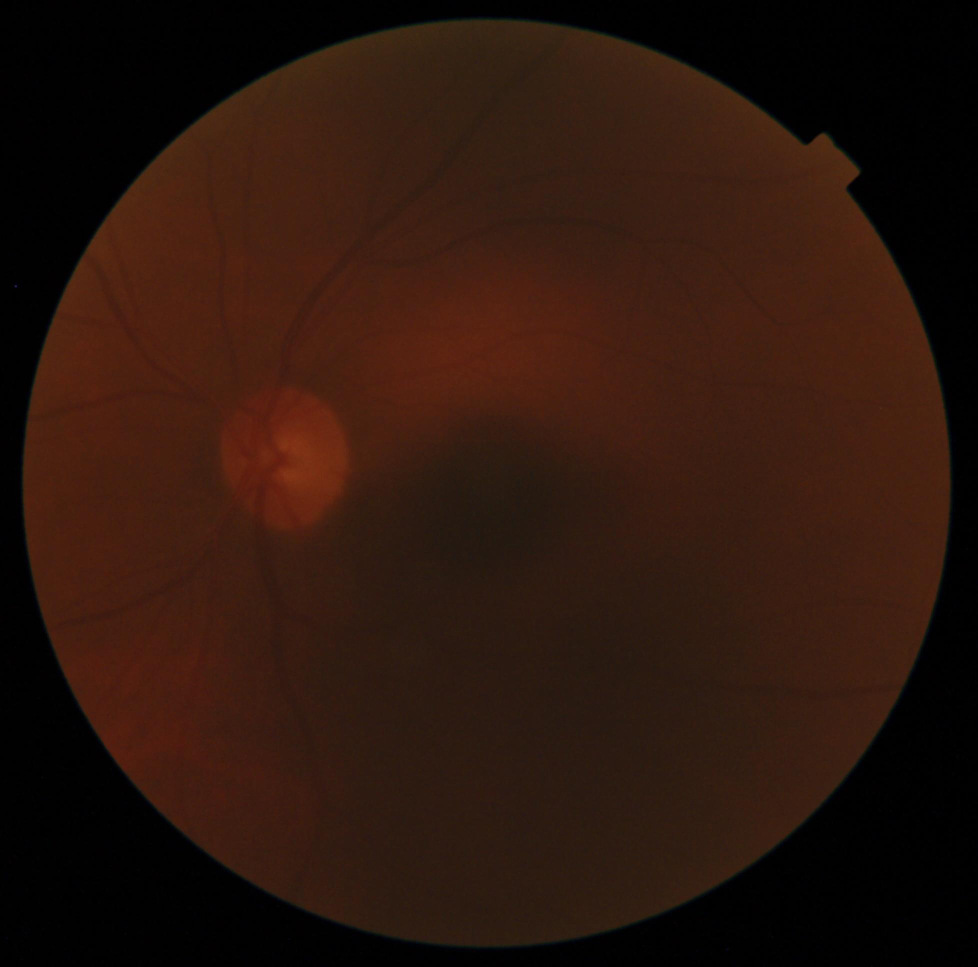
#> input picture examples/ungradeable_small_file.jpg, 1956 x 1934 px (shown at 1/2 size)
$ python robustness_check.py ../examples   (older library calls are emulated)
#> lines starting #> are read from the running program, lines starting #| are printed output that depends on the picture; after the words box and inside, x2 and y2 are one past the last pixel; in counts of white or black regions, pixels touching at a corner belong together
### sort_images.py
"""
Retinal image quality sorter.

Sorts retinal fundus photos into "Gradeable" and "Ungradeable" folders.
A photo is gradeable only if, measured inside the retina, it is:

  - neither too dark nor too bright    (brightness)
  - not washed out                     (contrast)
  - high enough resolution             (retina diameter in pixels)
  - in focus                           (sharpness)

Exact duplicate files are detected and reported, and can be skipped.

Usage:
    python sort_images.py INPUT_DIR [--output OUTPUT_DIR] [--report results.csv]
                          [--min-brightness 50] [--max-brightness 240] [--min-contrast 0.03]
                          [--min-diameter 400] [--min-sharpness 3.5]
                          [--skip-duplicates] [--move] [--legacy]
"""

import argparse
import csv
import hashlib
import os
import shutil
import time
from collections import Counter
from concurrent.futures import ThreadPoolExecutor

import cv2

import quality

SUPPORTED_EXTENSIONS = {".jpg", ".jpeg", ".png", ".bmp", ".tif", ".tiff"}
REPORT_FIELDS = ["file", "label", "reason", "duplicate_of",
                 "brightness", "contrast", "diameter_px", "sharpness", "size_kb"]


def list_images(input_dir):
    return sorted(
        os.path.join(input_dir, name)
        for name in os.listdir(input_dir)
        if os.path.splitext(name)[1].lower() in SUPPORTED_EXTENSIONS
        and os.path.isfile(os.path.join(input_dir, name))
    )


def file_hash(path):
    h = hashlib.sha256()
    with open(path, "rb") as f:
        for chunk in iter(lambda: f.read(1 << 20), b""):
            h.update(chunk)
    return h.hexdigest()


def find_duplicates(paths):
    """Map each duplicate file name to the name of the first file with identical content."""
    first_seen, duplicate_of = {}, {}
    with ThreadPoolExecutor() as executor:
        hashes = list(executor.map(file_hash, paths))
    for path, digest in zip(paths, hashes):
        name = os.path.basename(path)
        if digest in first_seen:
            duplicate_of[name] = first_seen[digest]
        else:
            first_seen[digest] = name
#> in main, image is the input picture: shape (1934, 1956, 3); mean B, G, R 12.7, 21.9, 43.8
    return duplicate_of


# [124 lines left out: functions assess, sort_images, write_report, main, not called in this run]


# [2 lines that do not run on import are left out]

### quality.py
"""
Image-quality measurements for retinal fundus photos.

Every measurement is taken *inside the retina only*: a fundus photo is a
bright circle on a black background, and including that background would
drag averages down by an amount that depends on the camera's framing.

Measurements
------------
brightness   Mean HSV value (0-255) inside the retina.
contrast     Coefficient of variation (standard deviation / mean) of the green
             channel inside the retina. A washed-out photo is almost uniformly
             pale, so it scores very low even when it is bright; a vivid but
             crisp photo keeps its contrast.
diameter_px  Diameter of the retina in the original image, in pixels.
             A direct measure of resolution, independent of JPEG compression.
sharpness    Variance of the Laplacian of the green channel (x1000 for
             readability), after the retina is placed on a square canvas,
             resized to a fixed size and blurred. The resize makes photos
             from different cameras comparable. The blur is deliberately
             strong: it removes sensor grain and JPEG compression artifacts,
             so the score reflects structures at the scale of blood vessels
             rather than how the file was saved. The green channel is used
             because vessels have the most contrast there.
"""

from dataclasses import dataclass, asdict

import cv2
import numpy as np

# Size the retina is resampled to before measuring sharpness, so the score
# does not depend on the camera's resolution.
SHARPNESS_SIZE = 512
# Blur (Gaussian sigma, in pixels at SHARPNESS_SIZE) applied before the
# Laplacian. Lighter blur (e.g. 1.5 px at 768) let JPEG blocking artifacts
# raise the score of blurry photos above that of sharp ones; at this scale
# re-saving a photo barely changes its score.
SHARPNESS_BLUR_SIGMA = 3.5
# Raw scores are small; multiply for readability.
SHARPNESS_SCALE = 1000.0
# Only the central part of the retina is used for sharpness, so the hard
# edge between the retina and the black background is not counted.
SHARPNESS_INNER_FRACTION = 0.85
# Pixels darker than this (max of B, G, R) are treated as background.
BACKGROUND_LEVEL = 15
# The retina must cover at least this fraction of the image to be accepted.
MIN_RETINA_AREA_FRACTION = 0.15


@dataclass
class Thresholds:
    min_brightness: float = 50      # below: underexposed
    max_brightness: float = 240     # above: saturated
    min_contrast: float = 0.03      # below: washed out (almost uniformly pale)
    min_diameter_px: int = 400      # below: thumbnail-sized, too few pixels to grade
    min_sharpness: float = 3.5      # below: blurry / out of focus


@dataclass
class Measurements:
    retina_found: bool
    brightness: float = 0.0
    contrast: float = 0.0
    diameter_px: float = 0.0
    sharpness: float = 0.0


def find_retina(image_bgr, work_size=1024):
    """
    Locate the circular retina.

    Returns (cx, cy, r) in original-image pixels, or None if no retina is found.
    Detection runs on a downscaled copy for speed.
    """
#> called with work_size = 1024
    h, w = image_bgr.shape[:2]
    scale = work_size / max(h, w)
    small = cv2.resize(image_bgr, (int(w * scale), int(h * scale)), interpolation=cv2.INTER_AREA)

    _, mask = cv2.threshold(small.max(axis=2), BACKGROUND_LEVEL, 255, cv2.THRESH_BINARY)
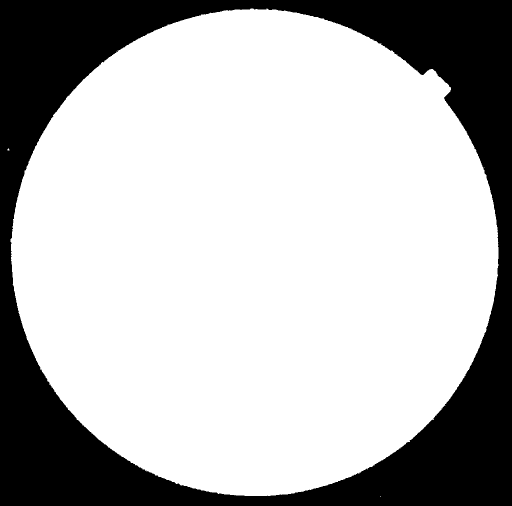
#> mask: shape (1012, 1024) (shown at 1/2 size); 72.1% white; 1 black region, box (x1, y1, x2, y2) and area: (0, 0, 1024, 1012) 289520
    mask = cv2.morphologyEx(mask, cv2.MORPH_OPEN, np.ones((5, 5), np.uint8))
#> mask: shape (1012, 1024); 72% white; 1 black region
    contours, _ = cv2.findContours(mask, cv2.RETR_EXTERNAL, cv2.CHAIN_APPROX_SIMPLE)
#> contours = 1 contour; box (x1, y1, x2, y2) and area: (21, 17, 997, 992) 745163
    if not contours:
        return None

    largest = max(contours, key=cv2.contourArea)
#> largest = contour of 1386 points, box (x1, y1, x2, y2) (21, 17, 997, 992), area 745163
    if cv2.contourArea(largest) < MIN_RETINA_AREA_FRACTION * small.shape[0] * small.shape[1]:
        return None

    (cx, cy), r = cv2.minEnclosingCircle(largest)
#> cx = 517.1; cy = 495.2; r = 500.1
    return cx / scale, cy / scale, r / scale


def circle_mask(shape, cx, cy, r):
    mask = np.zeros(shape[:2], np.uint8)
    cv2.circle(mask, (int(round(cx)), int(round(cy))), int(round(r)), 255, -1)
    return mask > 0


def measure(image_bgr):
    """Compute all quality measurements for one image."""
    retina = find_retina(image_bgr)
#> retina = (987.7, 945.8, 955.2)
    if retina is None:
        return Measurements(retina_found=False)
    cx, cy, r = retina
#> cx = 987.7; cy = 945.8; r = 955.2

    # Brightness inside the retina (slightly shrunk to avoid the dark rim).
    hsv_value = cv2.cvtColor(image_bgr, cv2.COLOR_BGR2HSV)[:, :, 2]
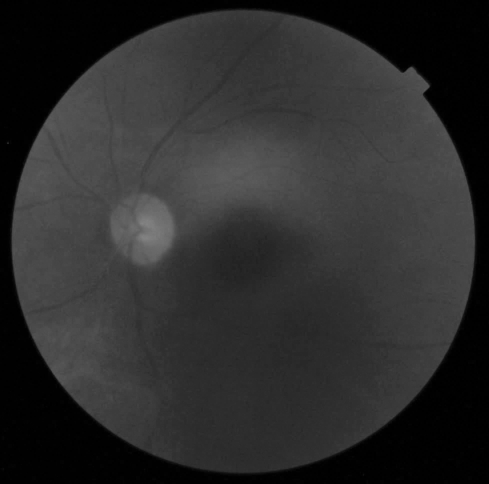
#> hsv_value: shape (1934, 1956) (shown at 1/4 size); min 0, max 132, mean 44
    brightness = float(hsv_value[circle_mask(image_bgr.shape, cx, cy, r * 0.95)].mean())
#> brightness = 60.72

    # Contrast: spread of the green channel relative to its mean.
    green = image_bgr[:, :, 1][circle_mask(image_bgr.shape, cx, cy, r * 0.9)].astype(np.float32)
    contrast = float(green.std() / max(green.mean(), 1e-6))
#> contrast = 0.107

    # Sharpness: place the retina on a square canvas, resample to a fixed size,
    # denoise, Laplacian. Fundus cameras often cut off the top and bottom of
    # the retina; padding (instead of stretching the visible part to a square)
    # keeps the geometry the same for every photo.
    sharpness = _sharpness(image_bgr[:, :, 1], cx, cy, r)

    return Measurements(
        retina_found=True,
        brightness=brightness,
        contrast=contrast,
        diameter_px=2 * r,
        sharpness=sharpness,
    )


def _sharpness(green, cx, cy, r):
#> called with cx = 987.7, cy = 945.8, r = 955.2
    h, w = green.shape
    side = max(1, int(round(2 * r)))
#> side = 1910
    x0, y0 = int(round(cx - r)), int(round(cy - r))
#> x0 = 32; y0 = -9
    canvas = np.zeros((side, side), np.uint8)
    inside = np.zeros((side, side), np.uint8)
    sx0, sy0 = max(0, x0), max(0, y0)
#> sx0 = 32; sy0 = 0
    sx1, sy1 = min(w, x0 + side), min(h, y0 + side)
#> sx1 = 1942; sy1 = 1901
    canvas[sy0 - y0:sy1 - y0, sx0 - x0:sx1 - x0] = green[sy0:sy1, sx0:sx1]
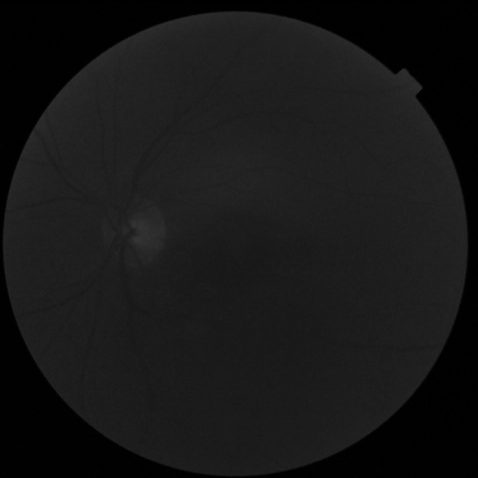
#> canvas: shape (1910, 1910) (shown at 1/4 size); min 0, max 55, mean 22.7
    inside[sy0 - y0:sy1 - y0, sx0 - x0:sx1 - x0] = 255

    n = SHARPNESS_SIZE
    g = cv2.resize(canvas, (n, n), interpolation=cv2.INTER_AREA).astype(np.float32)
    g = cv2.GaussianBlur(g, (0, 0), SHARPNESS_BLUR_SIGMA)
    # Measure only where the photo has real pixels: inside the central circle
    # and away from any edge where the image was cut off.
    inside = cv2.resize(inside, (n, n), interpolation=cv2.INTER_NEAREST)
    inside = cv2.erode(inside, np.ones((9, 9), np.uint8)) > 0
    region = circle_mask((n, n), n / 2, n / 2, n / 2 * SHARPNESS_INNER_FRACTION) & inside
    return float(cv2.Laplacian(g, cv2.CV_32F)[region].var()) * SHARPNESS_SCALE


def decide(m: Measurements, t: Thresholds):
    """Return (is_gradeable, reason) for a set of measurements."""
    if not m.retina_found:
        return False, "no retina detected"
    if m.brightness < t.min_brightness:
        return False, "too dark"
    if m.brightness > t.max_brightness:
        return False, "too bright"
    if m.contrast < t.min_contrast:
        return False, "washed out"
    if m.diameter_px < t.min_diameter_px:
        return False, "resolution too low"
    if m.sharpness < t.min_sharpness:
        return False, "blurry"
    return True, "passed all checks"


def legacy_decide(image_bgr, file_size_bytes, brightness_limit=35, size_threshold_bytes=109_000):
    """
    The original (v2) rule, kept for comparison: whole-image brightness plus
    file size.
    """
    value = cv2.cvtColor(image_bgr, cv2.COLOR_BGR2HSV)[:, :, 2]
    if int(value.mean()) < brightness_limit:
        return False, "too dark"
    if file_size_bytes < size_threshold_bytes:
        return False, "file too small"
    return True, "passed both checks"


# [6 lines left out: function as_dict, not called in this run]

### experiments/robustness_check.py
"""
Robustness check: does the decision depend on how a photo was *saved*, or
on what is *in* it?

For every image in INPUT_DIR this script creates re-saved copies that keep
the visual content the same but change the file:

  smaller_jpeg   shrunk to at most 2000 px wide (never enlarged), JPEG quality 60
                 (much smaller file)
  larger_jpeg    saved again at JPEG quality 100  (much larger file)

A good quality check should give every copy the same decision as the
original. The script compares the original v2 rule (file size + whole-image
brightness) with the current rule (resolution + sharpness + brightness
inside the retina).

Usage:
    python experiments/robustness_check.py INPUT_DIR
"""

import os
import sys
import tempfile
from collections import Counter

import cv2

sys.path.insert(0, os.path.join(os.path.dirname(os.path.abspath(__file__)), ".."))
import quality  # noqa: E402
from sort_images import list_images, find_duplicates  # noqa: E402

MAX_WIDTH = 2000


def shrink(img, max_width=MAX_WIDTH):
    """Downscale to at most max_width pixels wide; smaller images are left as they are."""
    h, w = img.shape[:2]
    if w <= max_width:
        return img
    return cv2.resize(img, (max_width, round(h * max_width / w)), interpolation=cv2.INTER_AREA)


VARIANTS = {
    "smaller_jpeg": lambda img: (shrink(img), [cv2.IMWRITE_JPEG_QUALITY, 60]),
    "larger_jpeg": lambda img: (img, [cv2.IMWRITE_JPEG_QUALITY, 100]),
}


def decisions(path, thresholds):
    image = cv2.imread(path)
    size = os.path.getsize(path)
    new_ok, _ = quality.decide(quality.measure(image), thresholds)
#> in measure, `sharpness = _sharpness(image_bgr[:, :, 1], cx, cy, r)`: sharpness = 1.17
#> new_ok = False
    old_ok, _ = quality.legacy_decide(image, size)
#> old_ok = False
    return old_ok, new_ok, size


def main():
    input_dir = sys.argv[1]
    thresholds = quality.Thresholds()
    paths = list_images(input_dir)
    duplicates = find_duplicates(paths)
    paths = [p for p in paths if os.path.basename(p) not in duplicates]

    flips = {"v2": Counter(), "v3": Counter()}
    print(f"{'image':<14}{'variant':<14}{'size':>9}   {'v2 rule':<22}v3 rule")
    with tempfile.TemporaryDirectory() as tmp:
        for path in paths:
            image = cv2.imread(path)
            old0, new0, size0 = decisions(path, thresholds)
#> old0 = False; new0 = False; size0 = 104988
            name = os.path.basename(path)[:12]
            print(f"{name:<14}{'original':<14}{size0 / 1024:>7.0f}KB   "
                  f"{'gradeable' if old0 else 'ungradeable':<22}{'gradeable' if new0 else 'ungradeable'}")
#| ungradeable_  original          103KB   ungradeable           ungradeable
            for variant, make in VARIANTS.items():
                out, params = make(image)
#> params = [1, 60]
                out_path = os.path.join(tmp, f"{variant}.jpg")
                cv2.imwrite(out_path, out, params)
                old, new, size = decisions(out_path, thresholds)
#> in find_retina (call 2), `contours, _ = cv2.findContours(mask, cv2.RETR_EXTERNAL, cv2.CHAIN_APPR..`: contours = 1 contour; box (x1, y1, x2, y2) and area: (22, 17, 997, 992) 745510
#> call 4 of circle_mask, with shape = (1934, 1956, 3), cx = 995.3, cy = 955.4, r = 909
#> in circle_mask (call 4), `cv2.circle(mask, (int(round(cx)), int(round(cy))), int(round(r)), 255,..`:
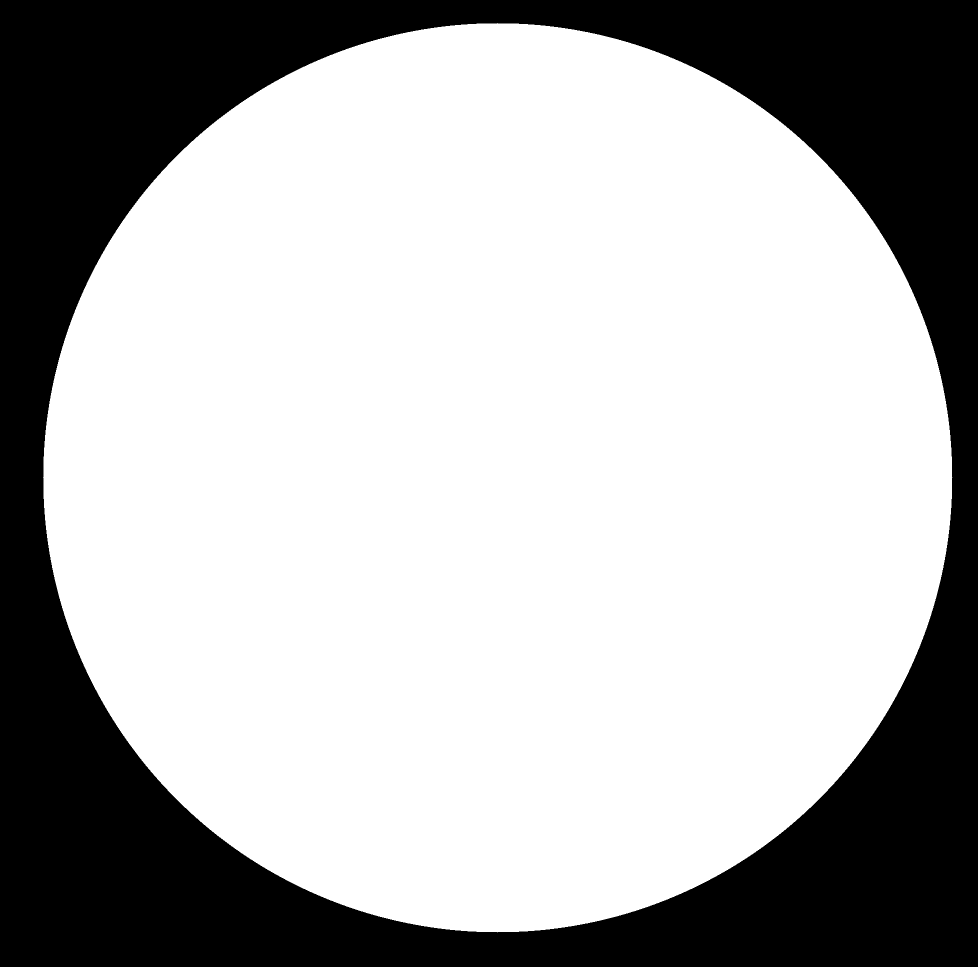
#> mask: shape (1934, 1956) (shown at 1/2 size); 68.6% white; 1 black region, box (x1, y1, x2, y2) and area: (0, 0, 1956, 1934) 1187115
#> in circle_mask (call 5), `cv2.circle(mask, (int(round(cx)), int(round(cy))), int(round(r)), 255,..`:
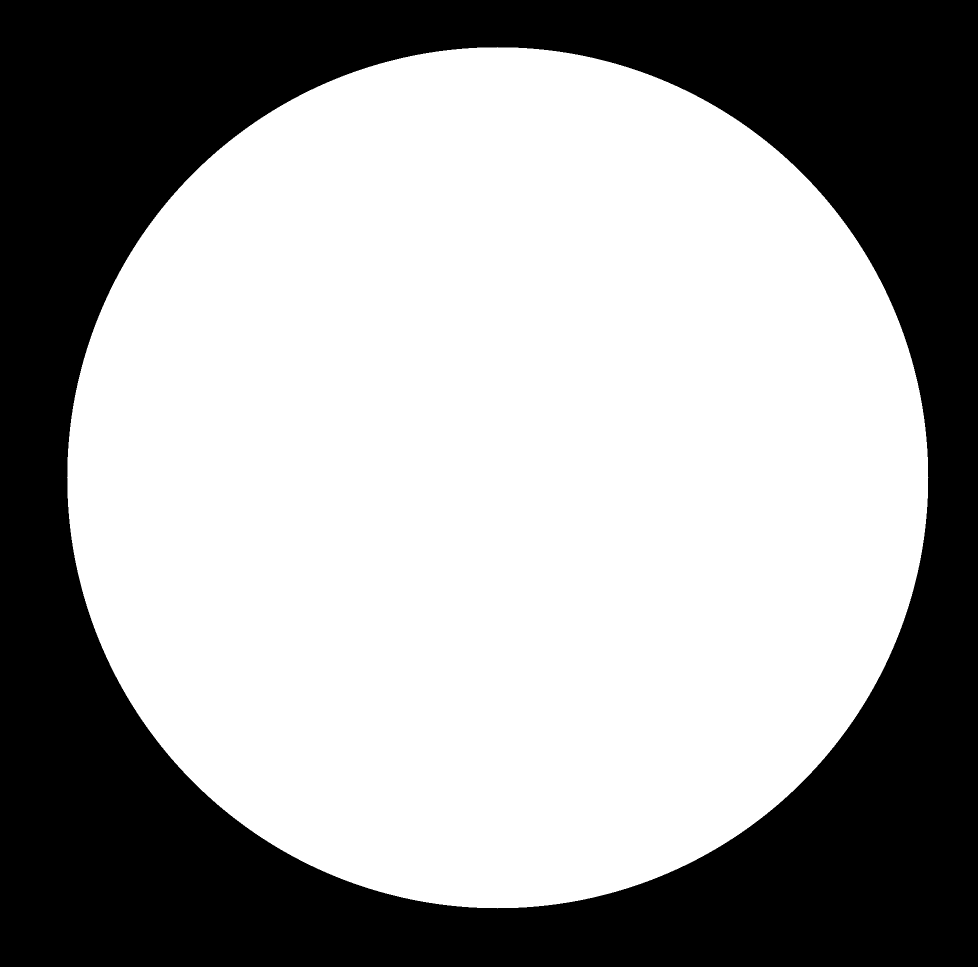
#> mask: shape (1934, 1956) (shown at 1/2 size); 61.6% white; 1 black region, box (x1, y1, x2, y2) and area: (0, 0, 1956, 1934) 1454035
#> call 2 of _sharpness, with cx = 995.3, cy = 955.4, r = 956.8
#> in _sharpness (call 2), `side = max(1, int(round(2 * r)))`: side = 1914
#> in _sharpness (call 2), `x0, y0 = int(round(cx - r)), int(round(cy - r))`: x0 = 39; y0 = -1
#> in _sharpness (call 2), `sx0, sy0 = max(0, x0), max(0, y0)`: sx0 = 39
#> in _sharpness (call 2), `sx1, sy1 = min(w, x0 + side), min(h, y0 + side)`: sx1 = 1953; sy1 = 1913
#> in _sharpness (call 2), `g = cv2.GaussianBlur(g, (0, 0), SHARPNESS_BLUR_SIGMA)`:
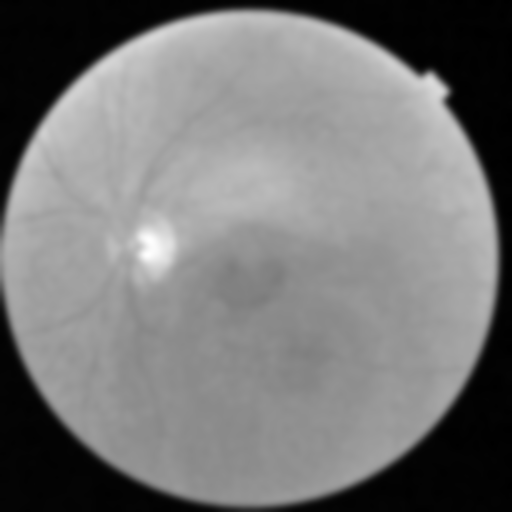
#> g: shape (512, 512) float32; min 0.219, max 47.51, mean 22.6; drawn with min black and max white
#> old = False; new = False; size = 99774
                mark_old = "  CHANGED" if old != old0 else ""
#> mark_old = ''
                mark_new = "  CHANGED" if new != new0 else ""
#> mark_new = ''
                print(f"{'':<14}{variant:<14}{size / 1024:>7.0f}KB   "
                      f"{('gradeable' if old else 'ungradeable') + mark_old:<22}"
                      f"{('gradeable' if new else 'ungradeable') + mark_new}")
#|               smaller_jpeg       97KB   ungradeable           ungradeable
                flips["v2"][variant] += old != old0
                flips["v3"][variant] += new != new0

    n = len(paths)
#> n = 2
    print(f"\n{n} unique images. Decisions that changed just by re-saving the file:")
#| 2 unique images. Decisions that changed just by re-saving the file:
    for rule in ("v2", "v3"):
        parts = ", ".join(f"{v}: {flips[rule][v]}/{n}" for v in VARIANTS)
        print(f"  {rule} rule  ->  {parts}")


if __name__ == "__main__":
    main()
